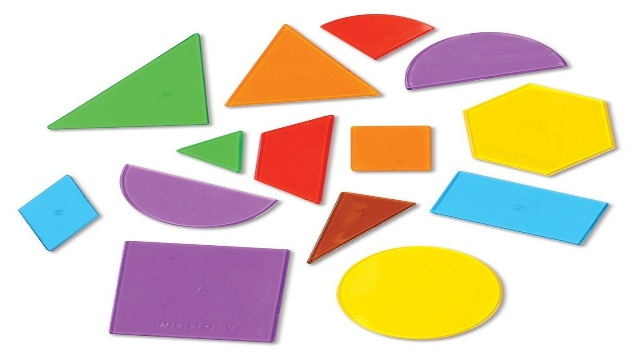
#> input picture shape2R.jpg, 640 x 360 px, found by its file name
$ python '3.Espaces de couleurs et Conversion(part1).py'
#> lines starting #> are read from the running program, lines starting #| are printed output that depends on the picture
import cv2
import numpy as np
# image path
path = r'..\shape2R.jpg'
# using imread()
imgI = cv2.imread(path)
#> imgI is the input picture: shape (360, 640, 3); mean B, G, R 189.7, 210.2, 223.5
dim=(640,360)
img=cv2.resize(imgI,dim)
#changing colormap for idexed color image
im1 = cv2.applyColorMap(img, cv2.COLORMAP_AUTUMN)
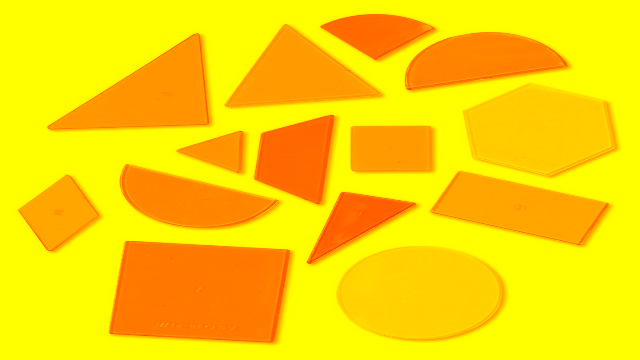
#> im1: shape (360, 640, 3); mean B, G, R 0, 211.8, 255
im2 = cv2.applyColorMap(img, cv2.COLORMAP_BONE)
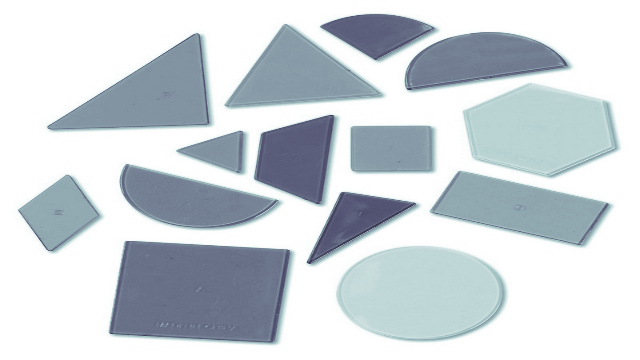
#> im2: shape (360, 640, 3); mean B, G, R 217.2, 211.6, 204.1
# Display
cv2.imshow('image', np.hstack((im1, im2)))
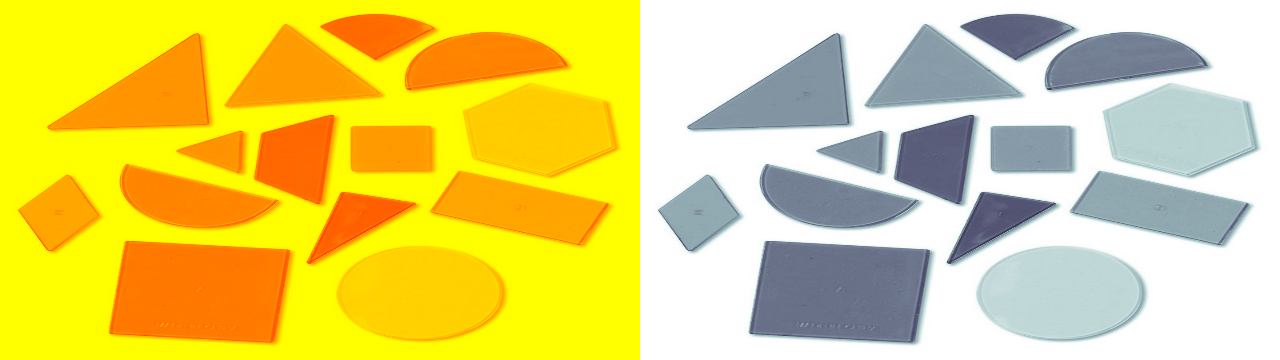
#> window 'image': shape (360, 1280, 3); mean B, G, R 108.6, 211.7, 229.6
#Converting color space
# Displaying
imagegray = cv2.cvtColor(img, cv2.COLOR_BGR2GRAY)
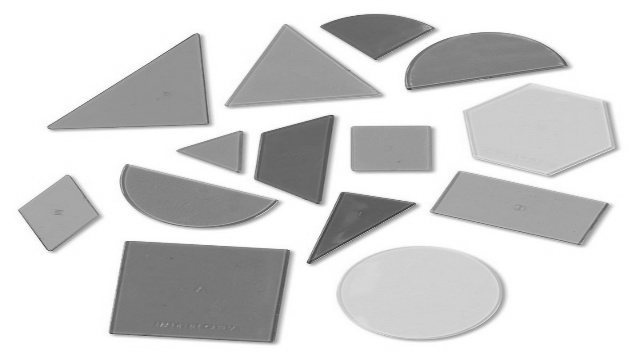
#> imagegray: shape (360, 640); min 51, max 255, mean 211.8
imagehsv = cv2.cvtColor(img, cv2.COLOR_BGR2HSV )
#> imagehsv: shape (360, 640, 3); mean H, S, V 42.1, 71.6, 236.2
imageyuv = cv2.cvtColor(img,cv2.COLOR_BGR2YUV)
#> imageyuv: shape (360, 640, 3); mean of channels 0, 1, 2 211.8, 117.1, 138.2
imagecmyk = cv2.cvtColor(img,cv2.COLOR_BGR2YCR_CB)
#> imagecmyk: shape (360, 640, 3); mean of channels 0, 1, 2 211.8, 136.3, 115.5
cv2.imshow('gray', imagegray)
cv2.imshow('hsv', imagehsv)
cv2.imshow('YUV', imageyuv)
cv2.imshow('CMYK', imagecmyk)
cv2.waitKey(0)
cv2.destroyAllWindows()
cv2.waitKey(1)

$ run again, with nature1.jpg copied over shape2R.jpg
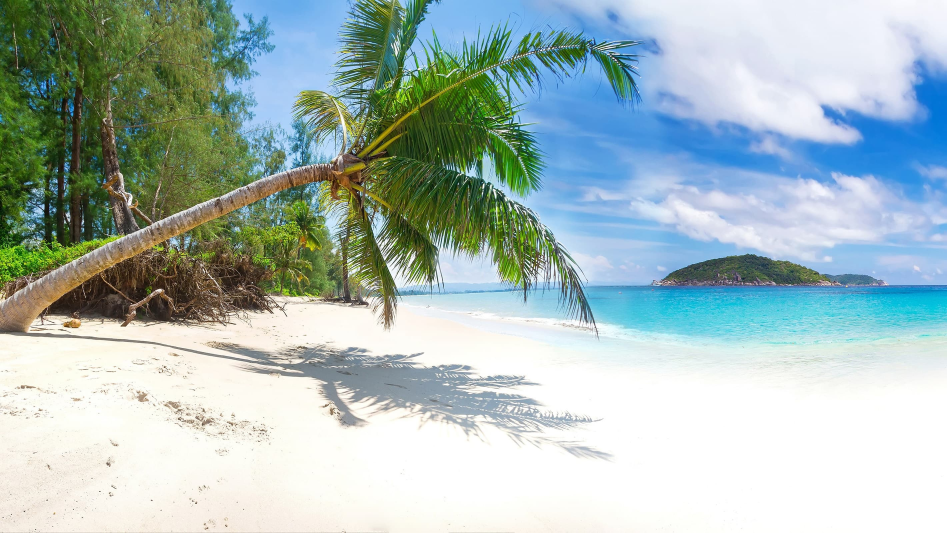
#> input picture nature1.jpg, 2840 x 1597 px, found by its file name (shown at 1/3 size)
#> imgI is the input picture: shape (1597, 2840, 3); mean B, G, R 185.1, 187.1, 167.8
#> `cv2.imshow('image', np.hstack((im1, im2)))`:
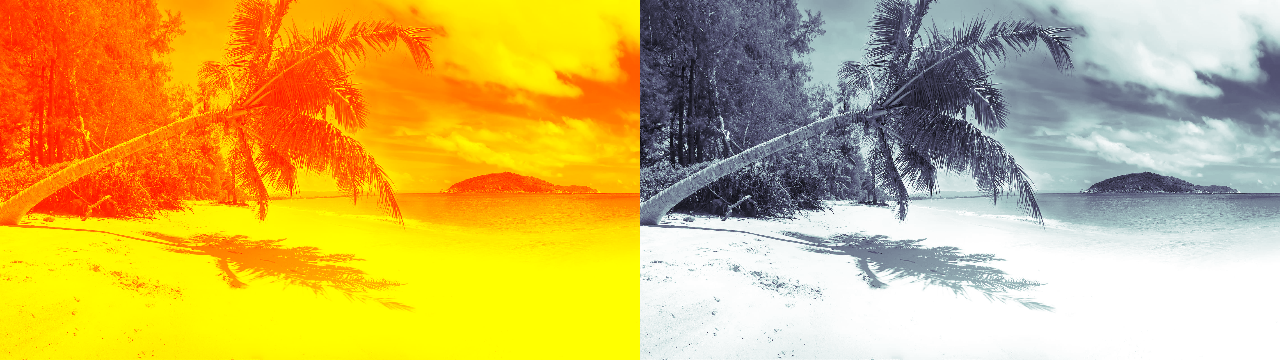
#> window 'image': shape (360, 1280, 3); mean B, G, R 94.3, 180.6, 213
#> `imagegray = cv2.cvtColor(img, cv2.COLOR_BGR2GRAY)`:
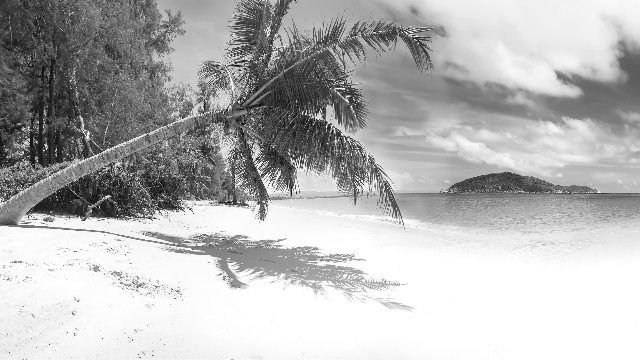
#> imagegray: shape (360, 640); min 3, max 255, mean 181
#> imagehsv: shape (360, 640, 3); mean H, S, V 57.3, 71.6, 201.1
#> imageyuv: shape (360, 640, 3); mean of channels 0, 1, 2 181, 130, 116.3
#> imagecmyk: shape (360, 640, 3); mean of channels 0, 1, 2 181, 118.5, 130.2

$ run again, with women2.jpg copied over shape2R.jpg
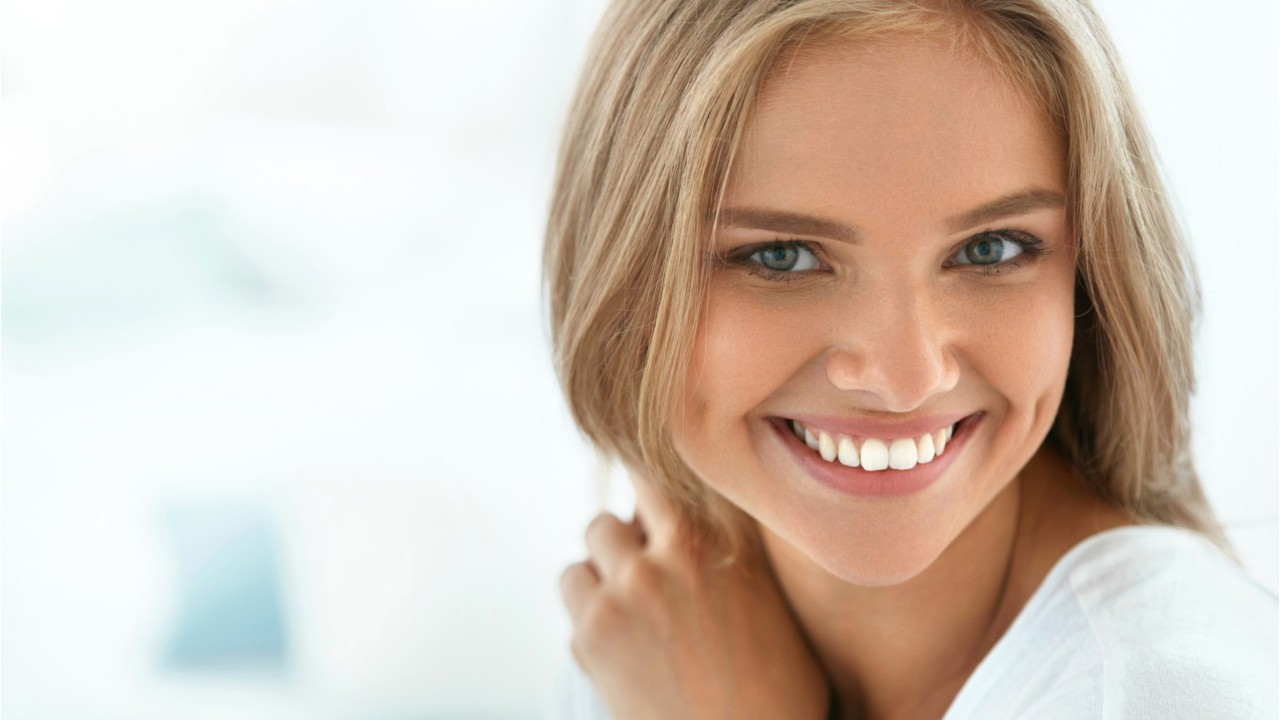
#> input picture women2.jpg, 1280 x 720 px, found by its file name
#> imgI is the input picture: shape (720, 1280, 3); mean B, G, R 185.1, 197.2, 211.7
#> `cv2.imshow('image', np.hstack((im1, im2)))`:
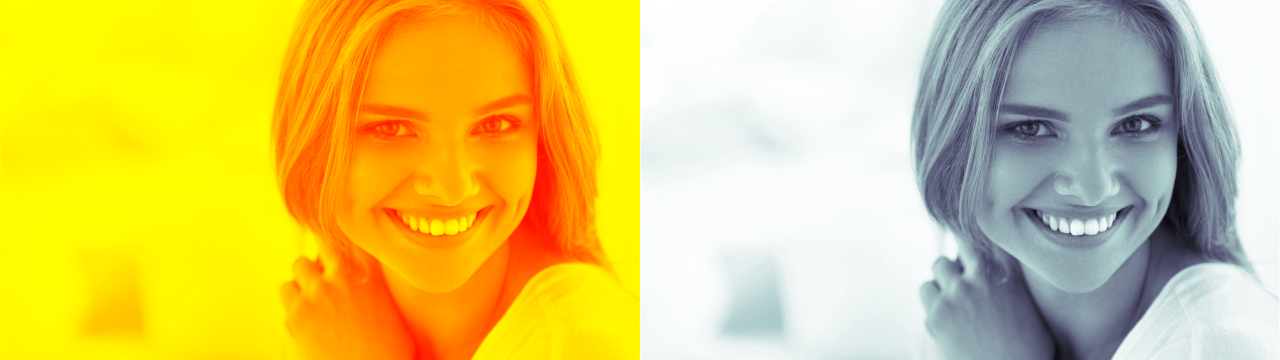
#> window 'image': shape (360, 1280, 3); mean B, G, R 103.3, 200.3, 222.9
#> `imagegray = cv2.cvtColor(img, cv2.COLOR_BGR2GRAY)`:
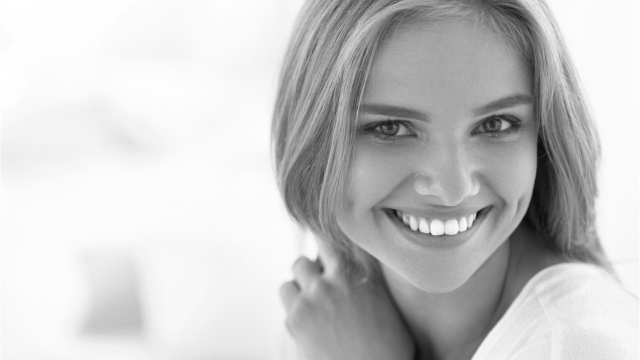
#> imagegray: shape (360, 640); min 11, max 255, mean 200.3
#> imagehsv: shape (360, 640, 3); mean H, S, V 55.7, 52.1, 216.5
#> imageyuv: shape (360, 640, 3); mean of channels 0, 1, 2 200.3, 120.5, 138
#> imagecmyk: shape (360, 640, 3); mean of channels 0, 1, 2 200.3, 136.3, 119.4
